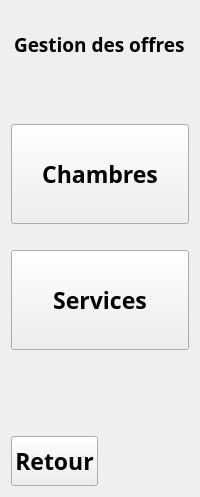
      <widget class="QWidget" name="Gestion_des_offres">
       <layout class="QHBoxLayout" name="horizontalLayout_67">
        <item>
         <layout class="QVBoxLayout" name="verticalLayout_42">
          <item>
           <layout class="QVBoxLayout" name="verticalLayout_23">
            <item>
             <spacer name="horizontalSpacer_58">
              <property name="orientation">
               <enum>Qt::Horizontal</enum>
              </property>
              <property name="sizeHint" stdset="0">
               <size>
                <width>40</width>
                <height>20</height>
               </size>
              </property>
             </spacer>
            </item>
            <item alignment="Qt::AlignHCenter">
             <widget class="QLabel" name="label_17">
              <property name="font">
               <font>
                <family>Quicksand SemiBold</family>
                <pointsize>14</pointsize>
                <weight>75</weight>
                <bold>true</bold>
                <stylestrategy>PreferAntialias</stylestrategy>
               </font>
              </property>
              <property name="mouseTracking">
               <bool>false</bool>
              </property>
              <property name="text">
               <string>Gestion des offres</string>
              </property>
             </widget>
            </item>
            <item>
             <spacer name="horizontalSpacer_55">
              <property name="orientation">
               <enum>Qt::Horizontal</enum>
              </property>
              <property name="sizeHint" stdset="0">
               <size>
                <width>40</width>
                <height>20</height>
               </size>
              </property>
             </spacer>
            </item>
            <item>
             <spacer name="verticalSpacer_23">
              <property name="orientation">
               <enum>Qt::Vertical</enum>
              </property>
              <property name="sizeHint" stdset="0">
               <size>
                <width>20</width>
                <height>40</height>
               </size>
              </property>
             </spacer>
            </item>
            <item>
             <widget class="QPushButton" name="pushButton_menuChambres">
              <property name="minimumSize">
               <size>
                <width>0</width>
                <height>100</height>
               </size>
              </property>
              <property name="font">
               <font>
                <family>Quicksand SemiBold</family>
                <pointsize>17</pointsize>
                <weight>75</weight>
                <bold>true</bold>
               </font>
              </property>
              <property name="text">
               <string>Chambres</string>
              </property>
             </widget>
            </item>
            <item>
             <spacer name="horizontalSpacer_57">
              <property name="orientation">
               <enum>Qt::Horizontal</enum>
              </property>
              <property name="sizeHint" stdset="0">
               <size>
                <width>40</width>
                <height>20</height>
               </size>
              </property>
             </spacer>
            </item>
            <item>
             <widget class="QPushButton" name="pushButton_menuServices">
              <property name="minimumSize">
               <size>
                <width>0</width>
                <height>100</height>
               </size>
              </property>
              <property name="font">
               <font>
                <family>Quicksand SemiBold</family>
                <pointsize>17</pointsize>
                <weight>75</weight>
                <bold>true</bold>
               </font>
              </property>
              <property name="text">
               <string>Services</string>
              </property>
             </widget>
            </item>
            <item>
             <spacer name="verticalSpacer_24">
              <property name="orientation">
               <enum>Qt::Vertical</enum>
              </property>
              <property name="sizeHint" stdset="0">
               <size>
                <width>20</width>
                <height>40</height>
               </size>
              </property>
             </spacer>
            </item>
            <item>
             <spacer name="horizontalSpacer_56">
              <property name="orientation">
               <enum>Qt::Horizontal</enum>
              </property>
              <property name="sizeHint" stdset="0">
               <size>
                <width>40</width>
                <height>20</height>
               </size>
              </property>
             </spacer>
            </item>
           </layout>
          </item>
          <item>
           <spacer name="horizontalSpacer_54">
            <property name="orientation">
             <enum>Qt::Horizontal</enum>
            </property>
            <property name="sizeHint" stdset="0">
             <size>
              <width>40</width>
              <height>20</height>
             </size>
            </property>
           </spacer>
          </item>
          <item>
           <layout class="QHBoxLayout" name="horizontalLayout_34">
            <item>
             <widget class="QPushButton" name="pushButton_retourGestionoffres">
              <property name="minimumSize">
               <size>
                <width>0</width>
                <height>50</height>
               </size>
              </property>
              <property name="font">
               <font>
                <family>Quicksand SemiBold</family>
                <pointsize>17</pointsize>
                <weight>75</weight>
                <bold>true</bold>
               </font>
              </property>
              <property name="text">
               <string>Retour</string>
              </property>
             </widget>
            </item>
            <item>
             <spacer name="horizontalSpacer_53">
              <property name="orientation">
               <enum>Qt::Horizontal</enum>
              </property>
              <property name="sizeHint" stdset="0">
               <size>
                <width>40</width>
                <height>20</height>
               </size>
              </property>
             </spacer>
            </item>
           </layout>
          </item>
         </layout>
        </item>
       </layout>
      </widget>
